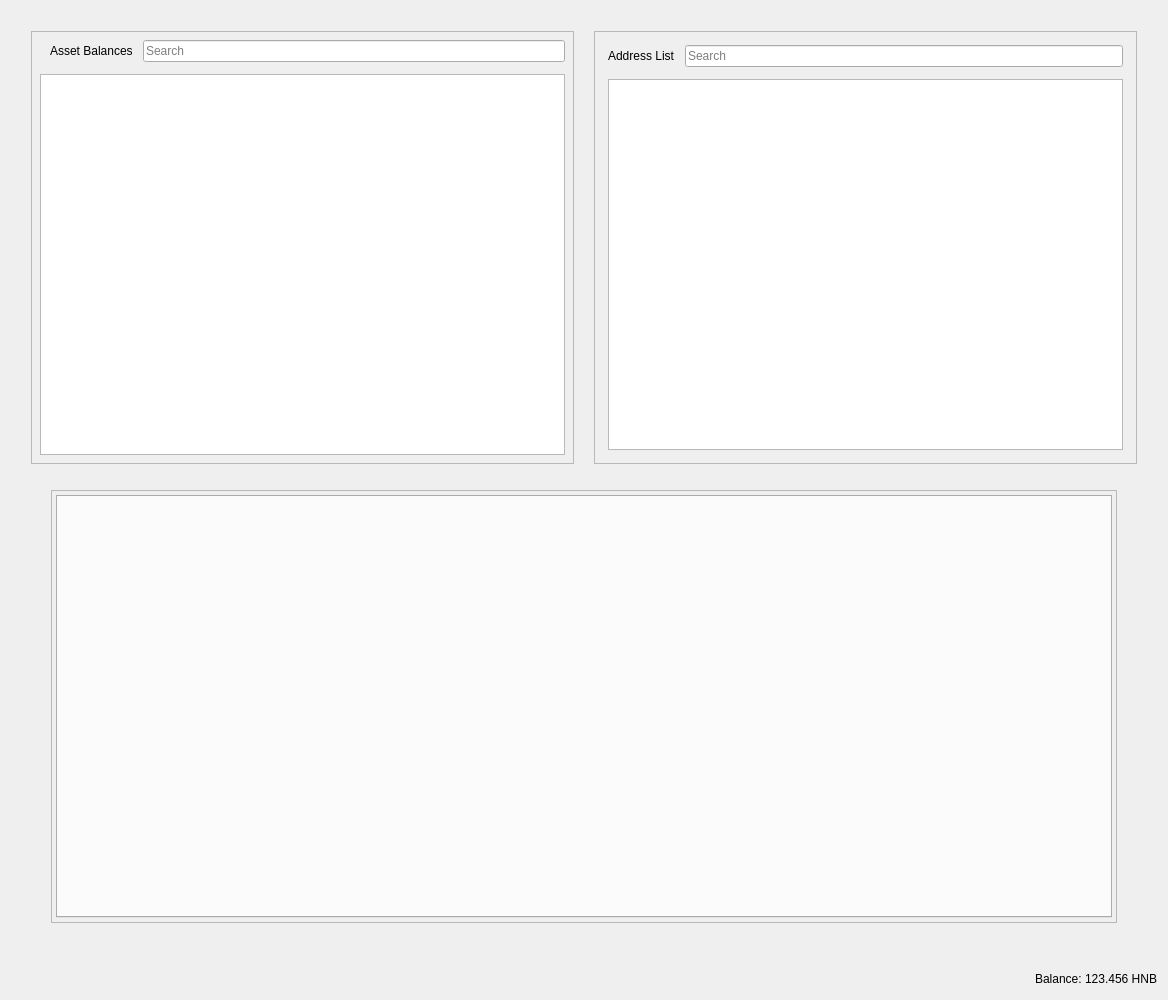
<?xml version="1.0" encoding="UTF-8"?>
<ui version="4.0">
 <class>RestrictedAssetsDialog</class>
 <widget class="QDialog" name="RestrictedAssetsDialog">
  <property name="geometry">
   <rect>
    <x>0</x>
    <y>0</y>
    <width>1168</width>
    <height>1000</height>
   </rect>
  </property>
  <property name="windowTitle">
   <string>Send Coins</string>
  </property>
  <layout class="QVBoxLayout" name="verticalLayout">
   <item>
    <layout class="QHBoxLayout" name="horizontalLayout">
     <property name="spacing">
      <number>20</number>
     </property>
     <property name="leftMargin">
      <number>20</number>
     </property>
     <property name="topMargin">
      <number>20</number>
     </property>
     <property name="rightMargin">
      <number>20</number>
     </property>
     <property name="bottomMargin">
      <number>20</number>
     </property>
     <item>
      <widget class="QFrame" name="frameAssetBalance">
       <property name="frameShape">
        <enum>QFrame::StyledPanel</enum>
       </property>
       <property name="frameShadow">
        <enum>QFrame::Raised</enum>
       </property>
       <layout class="QVBoxLayout" name="verticalLayout_7">
        <property name="spacing">
         <number>12</number>
        </property>
        <property name="leftMargin">
         <number>4</number>
        </property>
        <property name="topMargin">
         <number>4</number>
        </property>
        <property name="rightMargin">
         <number>4</number>
        </property>
        <property name="bottomMargin">
         <number>4</number>
        </property>
        <item>
         <layout class="QVBoxLayout" name="verticalLayout_4">
          <property name="spacing">
           <number>12</number>
          </property>
          <property name="leftMargin">
           <number>4</number>
          </property>
          <property name="topMargin">
           <number>4</number>
          </property>
          <property name="rightMargin">
           <number>4</number>
          </property>
          <property name="bottomMargin">
           <number>4</number>
          </property>
          <item>
           <layout class="QHBoxLayout" name="horizontalLayout_8">
            <property name="spacing">
             <number>10</number>
            </property>
            <property name="leftMargin">
             <number>10</number>
            </property>
            <item>
             <widget class="QLabel" name="labelAssetBalance">
              <property name="text">
               <string>Asset Balances</string>
              </property>
             </widget>
            </item>
            <item>
             <widget class="QLineEdit" name="lineEditAssetSearch">
              <property name="placeholderText">
               <string>Search</string>
              </property>
             </widget>
            </item>
           </layout>
          </item>
          <item>
           <widget class="QTableView" name="listAssets"/>
          </item>
         </layout>
        </item>
       </layout>
      </widget>
     </item>
     <item>
      <widget class="QFrame" name="frameAddressList">
       <property name="frameShape">
        <enum>QFrame::StyledPanel</enum>
       </property>
       <property name="frameShadow">
        <enum>QFrame::Raised</enum>
       </property>
       <layout class="QVBoxLayout" name="verticalLayout_10">
        <property name="spacing">
         <number>12</number>
        </property>
        <item>
         <layout class="QVBoxLayout" name="verticalLayout_9">
          <property name="spacing">
           <number>12</number>
          </property>
          <property name="leftMargin">
           <number>4</number>
          </property>
          <property name="topMargin">
           <number>4</number>
          </property>
          <property name="rightMargin">
           <number>4</number>
          </property>
          <property name="bottomMargin">
           <number>4</number>
          </property>
          <item>
           <layout class="QHBoxLayout" name="horizontalLayout_9">
            <property name="spacing">
             <number>10</number>
            </property>
            <property name="leftMargin">
             <number>0</number>
            </property>
            <property name="topMargin">
             <number>0</number>
            </property>
            <property name="rightMargin">
             <number>0</number>
            </property>
            <property name="bottomMargin">
             <number>0</number>
            </property>
            <item>
             <widget class="QLabel" name="labelAddressList">
              <property name="text">
               <string>Address List</string>
              </property>
             </widget>
            </item>
            <item>
             <widget class="QLineEdit" name="lineEditAddressSearch">
              <property name="placeholderText">
               <string>Search</string>
              </property>
             </widget>
            </item>
           </layout>
          </item>
          <item>
           <widget class="QTableView" name="myAddressList"/>
          </item>
         </layout>
        </item>
       </layout>
      </widget>
     </item>
    </layout>
   </item>
   <item>
    <layout class="QHBoxLayout" name="horizontalLayout_4">
     <property name="spacing">
      <number>34</number>
     </property>
     <property name="leftMargin">
      <number>40</number>
     </property>
     <property name="topMargin">
      <number>0</number>
     </property>
     <property name="rightMargin">
      <number>40</number>
     </property>
     <property name="bottomMargin">
      <number>40</number>
     </property>
     <item>
      <widget class="QFrame" name="tabFrame">
       <property name="frameShape">
        <enum>QFrame::StyledPanel</enum>
       </property>
       <property name="frameShadow">
        <enum>QFrame::Raised</enum>
       </property>
       <layout class="QVBoxLayout" name="verticalLayout_8">
        <property name="spacing">
         <number>12</number>
        </property>
        <property name="leftMargin">
         <number>4</number>
        </property>
        <property name="topMargin">
         <number>4</number>
        </property>
        <property name="rightMargin">
         <number>4</number>
        </property>
        <property name="bottomMargin">
         <number>4</number>
        </property>
        <item>
         <widget class="QTabWidget" name="tabWidget">
          <property name="tabPosition">
           <enum>QTabWidget::North</enum>
          </property>
          <property name="tabShape">
           <enum>QTabWidget::Rounded</enum>
          </property>
          <property name="currentIndex">
           <number>-1</number>
          </property>
          <property name="elideMode">
           <enum>Qt::ElideNone</enum>
          </property>
         </widget>
        </item>
       </layout>
      </widget>
     </item>
    </layout>
   </item>
   <item>
    <layout class="QHBoxLayout" name="horizontalLayout_2">
     <property name="spacing">
      <number>3</number>
     </property>
     <item>
      <spacer name="horizontalSpacer">
       <property name="orientation">
        <enum>Qt::Horizontal</enum>
       </property>
       <property name="sizeHint" stdset="0">
        <size>
         <width>40</width>
         <height>20</height>
        </size>
       </property>
      </spacer>
     </item>
     <item alignment="Qt::AlignRight">
      <widget class="QLabel" name="label">
       <property name="sizePolicy">
        <sizepolicy hsizetype="Preferred" vsizetype="Fixed">
         <horstretch>0</horstretch>
         <verstretch>0</verstretch>
        </sizepolicy>
       </property>
       <property name="text">
        <string>Balance:</string>
       </property>
      </widget>
     </item>
     <item alignment="Qt::AlignRight">
      <widget class="QLabel" name="labelBalance">
       <property name="sizePolicy">
        <sizepolicy hsizetype="Preferred" vsizetype="Fixed">
         <horstretch>0</horstretch>
         <verstretch>0</verstretch>
        </sizepolicy>
       </property>
       <property name="cursor">
        <cursorShape>IBeamCursor</cursorShape>
       </property>
       <property name="text">
        <string notr="true">123.456 HNB</string>
       </property>
       <property name="textInteractionFlags">
        <set>Qt::LinksAccessibleByMouse|Qt::TextSelectableByKeyboard|Qt::TextSelectableByMouse</set>
       </property>
      </widget>
     </item>
    </layout>
   </item>
  </layout>
 </widget>
 <resources>
  <include location="../raven.qrc"/>
 </resources>
 <connections/>
</ui>
